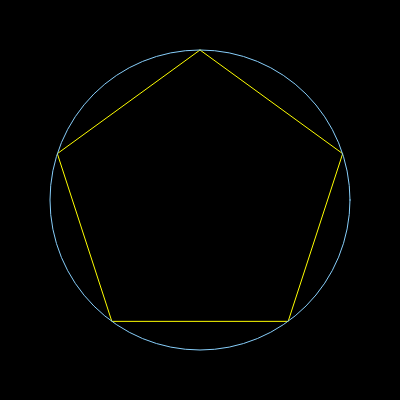
Frame 1 (no input)
Frame 60 (no input): identical to frame 1, image omitted
Frame 120 (the mouse pressed at the canvas centre since frame 60): identical to frame 1, image omitted

The p5.js sketch that drew this single still picture (run headless with seeded random() and noise() and a simulated clock; from frame 60 on, the mouse is pressed at the canvas centre):

// p5.js sketch
// ── sketch.js
function setup() {
    // put setup code here
    createCanvas(400, 400);
    background(0);
    angleMode(DEGREES);
    
    noFill();
}
function draw() {
    // put drawing code here
    background(0);

    x = width*0.5; // x coordinate of the center
    y = height*0.5; // y coordinate of the center
    numEdges = 5; // number of edges
    r = 150; // radius
    d = 180; // start angle 

    stroke('yellow');
    beginShape();
    for (i=0; i<=numEdges; i++) {
        sx = x + r*sin(d);
        sy = y + r*cos(d);
        vertex(sx, sy);
        d += (360/numEdges);
    }
    endShape();

    stroke('lightskyblue');
    circle(x, y, 2*r);
}
